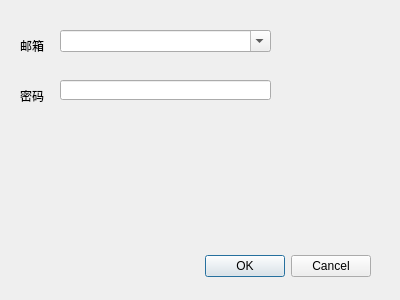
<?xml version="1.0" encoding="UTF-8"?>
<ui version="4.0">
 <class>CDlgLogin</class>
 <widget class="QDialog" name="CDlgLogin">
  <property name="geometry">
   <rect>
    <x>0</x>
    <y>0</y>
    <width>400</width>
    <height>300</height>
   </rect>
  </property>
  <property name="windowTitle">
   <string>Dialog</string>
  </property>
  <widget class="QWidget" name="layoutWidget">
   <property name="geometry">
    <rect>
     <x>20</x>
     <y>250</y>
     <width>351</width>
     <height>33</height>
    </rect>
   </property>
   <layout class="QHBoxLayout">
    <property name="spacing">
     <number>6</number>
    </property>
    <property name="leftMargin">
     <number>0</number>
    </property>
    <property name="topMargin">
     <number>0</number>
    </property>
    <property name="rightMargin">
     <number>0</number>
    </property>
    <property name="bottomMargin">
     <number>0</number>
    </property>
    <item>
     <spacer>
      <property name="orientation">
       <enum>Qt::Horizontal</enum>
      </property>
      <property name="sizeHint" stdset="0">
       <size>
        <width>131</width>
        <height>31</height>
       </size>
      </property>
     </spacer>
    </item>
    <item>
     <widget class="QPushButton" name="okButton">
      <property name="text">
       <string>OK</string>
      </property>
     </widget>
    </item>
    <item>
     <widget class="QPushButton" name="cancelButton">
      <property name="text">
       <string>Cancel</string>
      </property>
     </widget>
    </item>
   </layout>
  </widget>
  <widget class="QComboBox" name="cmbEmail">
   <property name="geometry">
    <rect>
     <x>60</x>
     <y>30</y>
     <width>211</width>
     <height>22</height>
    </rect>
   </property>
   <property name="editable">
    <bool>true</bool>
   </property>
  </widget>
  <widget class="QLineEdit" name="lineEditPassword">
   <property name="geometry">
    <rect>
     <x>60</x>
     <y>80</y>
     <width>211</width>
     <height>20</height>
    </rect>
   </property>
  </widget>
  <widget class="QLabel" name="label">
   <property name="geometry">
    <rect>
     <x>20</x>
     <y>40</y>
     <width>54</width>
     <height>12</height>
    </rect>
   </property>
   <property name="text">
    <string>邮箱</string>
   </property>
  </widget>
  <widget class="QLabel" name="label_2">
   <property name="geometry">
    <rect>
     <x>20</x>
     <y>90</y>
     <width>54</width>
     <height>12</height>
    </rect>
   </property>
   <property name="text">
    <string>密码</string>
   </property>
  </widget>
 </widget>
 <resources/>
 <connections>
  <connection>
   <sender>okButton</sender>
   <signal>clicked()</signal>
   <receiver>CDlgLogin</receiver>
   <slot>accept()</slot>
   <hints>
    <hint type="sourcelabel">
     <x>278</x>
     <y>253</y>
    </hint>
    <hint type="destinationlabel">
     <x>96</x>
     <y>254</y>
    </hint>
   </hints>
  </connection>
  <connection>
   <sender>cancelButton</sender>
   <signal>clicked()</signal>
   <receiver>CDlgLogin</receiver>
   <slot>reject()</slot>
   <hints>
    <hint type="sourcelabel">
     <x>369</x>
     <y>253</y>
    </hint>
    <hint type="destinationlabel">
     <x>179</x>
     <y>282</y>
    </hint>
   </hints>
  </connection>
 </connections>
</ui>
